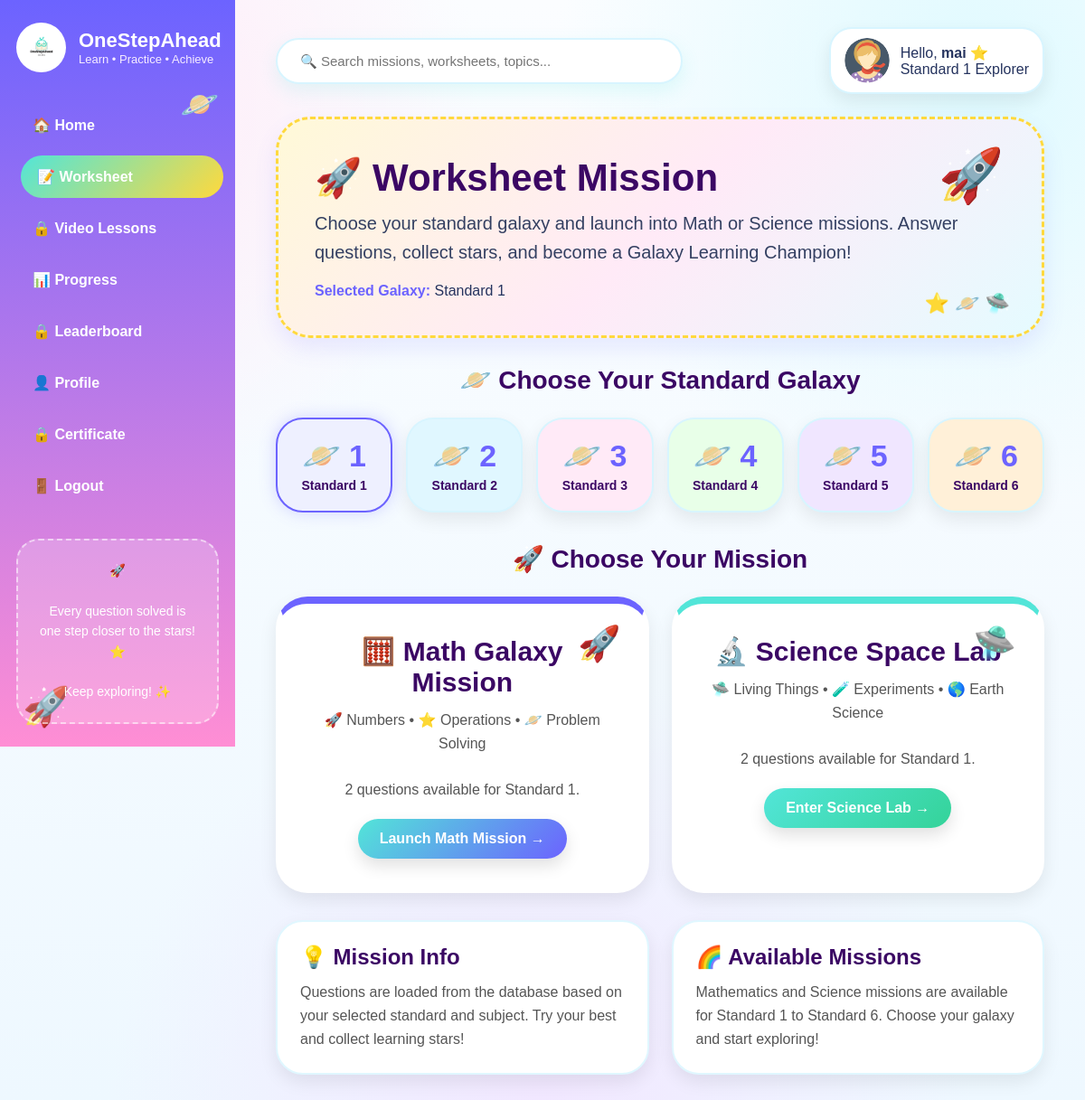
The app's page /worksheet.php (signed in) with its own data.
### tables this page shows
CREATE TABLE `users` (
  `user_id` int(11) NOT NULL,
  `user_code` varchar(10) DEFAULT NULL,
  `username` varchar(100) DEFAULT NULL,
  `email` varchar(100) DEFAULT NULL,
  `phone` varchar(20) DEFAULT NULL,
  `role` varchar(20) DEFAULT NULL,
  `standard` varchar(50) DEFAULT NULL,
  `password` varchar(255) DEFAULT NULL,
  `avatar` varchar(100) DEFAULT 'avatar.jpg',
  `created_at` timestamp NOT NULL DEFAULT current_timestamp(),
  `subject_taught` varchar(50) DEFAULT NULL
);

### worksheet.php (the view, shortened to what this page needs)
<?php
include "db.php";
$userCode = $_SESSION['user_code'];
$canAccessVideo = false;
$canAccessLeaderboard = false;
$canAccessCertificate = false;
$search = "";
$getStudent =
"SELECT *
FROM users
WHERE user_code='$userCode'";
$studentResult = $conn->query($getStudent);
$student = $studentResult->fetch_assoc();
if(isset($_SESSION['selected_standard']))
{
    $selectedStandard = $_SESSION['selected_standard'];
}
else
{
    $selectedStandard = $student['standard'];
}
$mathSql =
"SELECT COUNT(*) AS total
FROM worksheet_questions
WHERE standard='$selectedStandard'
AND subject='Math'";
$mathResult = $conn->query($mathSql);
$mathRow = $mathResult->fetch_assoc();
$mathTotal = $mathRow['total'];
$scienceSql =
"SELECT COUNT(*) AS total
FROM worksheet_questions
WHERE standard='$selectedStandard'
AND subject='Science'";
$scienceResult = $conn->query($scienceSql);
$scienceRow = $scienceResult->fetch_assoc();
$scienceTotal = $scienceRow['total'];
?>
<!DOCTYPE html>
<html>
<head>
</head>
<body>
<div class="sidebar">
    <div class="logoBox">
        <img src="Logo.png">
        <div>
            <h2>OneStepAhead</h2>
            <p>Learn • Practice • Achieve</p>
        </div>
    </div>
    <div class="nav">
        <a href="home.php">🏠 Home</a>
        <a href="worksheet.php" class="active">📝 Worksheet</a>
        <?php if($canAccessVideo) { ?>
    <a href="video.php">🎥 Video Lessons</a>
<?php } else { ?>
    <a href="#" onclick="alert('Video Lessons are only available for Standard and Premium Plan'); return false;">🔒 Video Lessons</a>
<?php } ?>
        <a href="progress.php">📊 Progress</a>
       <?php if($canAccessLeaderboard) { ?>
    <a href="leaderboard.php">🏆 Leaderboard</a>
<?php } else { ?>
    <a href="#" onclick="alert('Leaderboard is only available for Premium Plan'); return false;">🔒 Leaderboard</a>
<?php } ?>
        <a href="profile.php">👤 Profile</a>
       <?php if($canAccessCertificate) { ?>
    <a href="certificate.php">📜 Certificate</a>
<?php } else { ?>
    <a href="#" onclick="alert('Certificate is only available for Premium Plan'); return false;">🔒 Certificate</a>
<?php } ?>
        <a href="logout.php">🚪 Logout</a>
    </div>
	<div class="quoteBox">
    🚀<br><br>
    Every question solved is<br>
    one step closer to the stars! ⭐
    <br><br>
    Keep exploring! ✨
</div>
</div>
<div class="main">
    <div class="topbar">
        <form method="GET" action="worksheet.php">
    <input
    type="text"
    name="search"
    class="searchBox"
    placeholder="🔍 Search missions, worksheets, topics..."
    value="<?php echo $search; ?>">
</form>
        <a href="profile.php" style="text-decoration:none;color:inherit;">
            <div class="profileMini">
                <img src="<?php echo empty($student['avatar']) ? 'avatar.jpg' : $student['avatar']; ?>">
                <div>
                    Hello, <b><?php echo $student['username']; ?> ⭐</b>
                    <br>
                    <?php echo $selectedStandard; ?> Explorer
                </div>
            </div>
        </a>
    </div>
    <div class="hero">
        <h1>🚀 Worksheet Mission</h1>
        <p>
            Choose your standard galaxy and launch into Math or Science missions.
            Answer questions, collect stars, and become a Galaxy Learning Champion!
        </p>
        <br>
        <b>Selected Galaxy:</b>
        <?php echo $selectedStandard; ?>
    </div>
    <h2 class="title">🪐 Choose Your Standard Galaxy</h2>
    <div class="standardGrid">
        <?php
        for($i = 1; $i <= 6; $i++)
        {
            $std = "Standard " . $i;
        ?>
        <a
        href="worksheet.php?standard=<?php echo $std; ?>"
        class="standardCard <?php if($selectedStandard == $std){ echo 'activeStandard'; } ?>">
            <h1>🪐 <?php echo $i; ?></h1>
            <p><?php echo $std; ?></p>
        </a>
        <?php
        }
        ?>
    </div>
    <h2 class="title">🚀 Choose Your Mission</h2>
    <div class="subjectArea">
        <div class="subjectCard math">
            <h2>🧮 Math Galaxy Mission</h2>
            <p>
                🚀 Numbers • ⭐ Operations • 🪐 Problem Solving
                <br><br>
                <?php echo $mathTotal; ?> questions available for <?php echo $selectedStandard; ?>.
            </p>
            <a
            href="mathQuiz.php?standard=<?php echo $selectedStandard; ?>"
            class="mathBtn">
                Launch Math Mission →
            </a>
        </div>
        <div class="subjectCard science">
            <h2>🔬 Science Space Lab</h2>
            <p>
                🛸 Living Things • 🧪 Experiments • 🌎 Earth Science
                <br><br>
                <?php echo $scienceTotal; ?> questions available for <?php echo $selectedStandard; ?>.
            </p>
            <a
            href="scienceQuiz.php?standard=<?php echo $selectedStandard; ?>"
            class="scienceBtn">
                Enter Science Lab →
            </a>
        </div>
    </div>
    <div class="infoPanel">
        <div class="panel">
            <h2>💡 Mission Info</h2>
            <p>
                Questions are loaded from the database based on your selected standard and subject.
                Try your best and collect learning stars!
            </p>
        </div>
        <div class="panel">
            <h2>🌈 Available Missions</h2>
            <p>
                Mathematics and Science missions are available for Standard 1 to Standard 6.
                Choose your galaxy and start exploring!
            </p>
        </div>
    </div>
</div>
</body>
</html>

### records on screen
users: avatar (picture), username "mai", standard "Standard 1"

### other values on screen
$std "Standard 1"
$std "Standard 2"
$std "Standard 3"
$std "Standard 4"
$std "Standard 5"
$std "Standard 6"
$mathTotal "2"
$scienceTotal "2"
